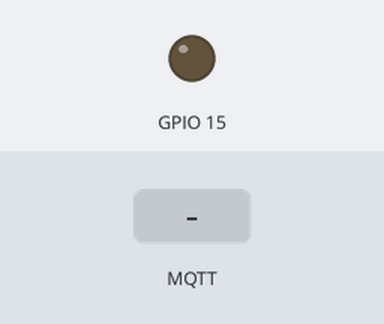
The sketch below on a simulated ESP32-S2. Parts: output pins drawn as LEDs (lit = HIGH). Inputs (shaded band) come from the test bench. WiFi joins after 1.5 s; servers stay silent unless stated; random numbers use the default seed unless the sketch sets one; no MQTT or app messages arrive unless stated; what the sketch prints to the serial monitor is not drawn.

Above: at 2.7 s.
2.8 s: MQTT message "5" arrives on the first subscribed topic
At 6.9 s:
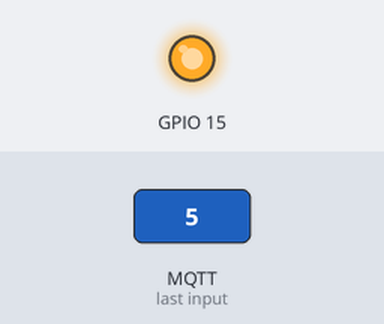
8.0 s: MQTT message "0" arrives on the first subscribed topic
At 11.9 s:
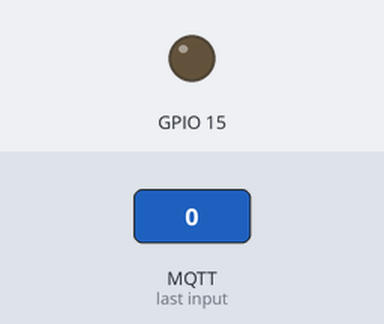
13.0 s: MQTT message "90" arrives on the first subscribed topic
At 17.0 s:
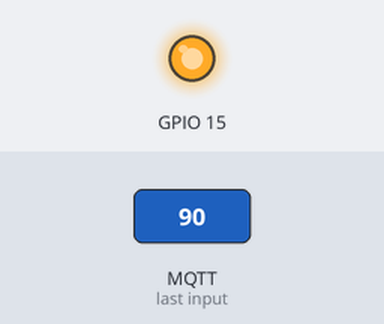
Timing chart, 0 to 18.5 s (numbered marks = the images above; inputs shaded):
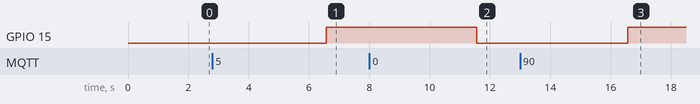

Measured:
- after the input at 2.8 s, GPIO 15: LOW → HIGH after 3.8 s
- after the input at 8.0 s, GPIO 15: HIGH → LOW after 3.6 s
- after the input at 13.0 s, GPIO 15: LOW → HIGH after 3.6 s

The sketch:

mqtt_basic_siam_ex.ino
```cpp
#include <WiFi.h>
#include <PubSubClient.h>

// Configurazione WiFi
const char* ssid = "www.reelco.it";
const char* password = "*1000balene";

// Configurazione MQTT
const char* mqtt_server = "broker.hivemq.com";  // IP o hostname del broker
const int mqtt_port = 1883;                 // Porta MQTT (default 1883)
const char* mqtt_user = "";         // se necessario
const char* mqtt_password = "";     // se necessario

WiFiClient espClient;
PubSubClient client(espClient);

// Funzione per connettersi al WiFi
void setup_wifi() {
  delay(10);
  Serial.println("Connettendo al WiFi...");
  WiFi.begin(ssid, password);

  while (WiFi.status() != WL_CONNECTED) {
    delay(500);
    Serial.print(".");
  }

  Serial.println("");
  Serial.println("WiFi connesso, IP: ");
  Serial.println(WiFi.localIP());
}

// Funzione di callback MQTT (ricezione messaggi)
void callback(char* topic, byte* payload, unsigned int length) {
  Serial.print("Messaggio ricevuto [");
  Serial.print(topic);
  Serial.print("] ");
  for (int i = 0; i < length; i++) {
    Serial.print((char)payload[i]);
  }
  Serial.println();

  // Converte payload in String
  String messageTemp;
  for (unsigned int i = 0; i < length; i++) {
    messageTemp += (char)payload[i];
  }
  int value = messageTemp.toInt();

  digitalWrite(15, (value == 0? LOW : HIGH));
}

// Riconnessione al broker MQTT
void reconnect() {
  while (!client.connected()) {
    Serial.print("Connessione al broker MQTT...");
    if (client.connect("LolinS2MiniClient", mqtt_user, mqtt_password)) {
      Serial.println("Connesso");
      // Sottoscrizione a topic (se vuoi ricevere messaggi)
      client.subscribe("siam/led15");
    } else {
      Serial.print("Fallito, rc=");
      Serial.print(client.state());
      Serial.println(" ritento in 5 secondi");
      delay(5000);
    }
  }
}

void setup() {
  Serial.begin(115200);
  setup_wifi();
  client.setServer(mqtt_server, mqtt_port);
  client.setCallback(callback);
  pinMode(15, OUTPUT);
}

void loop() {
  if (!client.connected()) {
    reconnect();
  }
  client.loop();

  // Invio dati esempio
  String payload = "Ciao dal Lolin S2 Mini!";
  client.publish("siam/topic", payload.c_str());
  String str = String(42+random(0,10));
  client.publish("siam/temp", str.c_str());
  delay(5000);  // invia ogni 5 secondi
}
```
